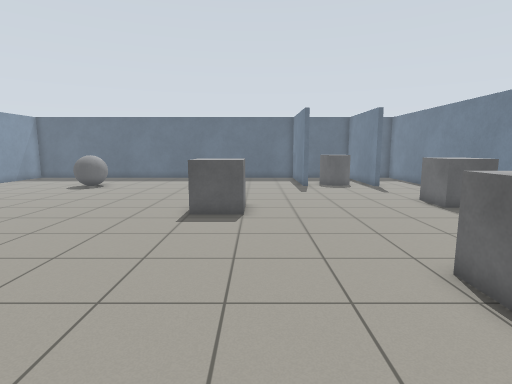
view 1 (above)

18 first-person views from a walk through a robot-simulator world made for Gazebo. The camera is 1.2 m above the floor, tilts 8° down and sees 80° across. The floor is counted in squares, 0.5 m on a side. Each view is taken from the middle of a square. On the plan, view 1 faces up. The plan holds only what a view shows up to about 18 squares ahead; the rest is blank. Gazebo's built-in surfaces are drawn with simple patterns. Simple shapes stand in for some stock models.

view 2
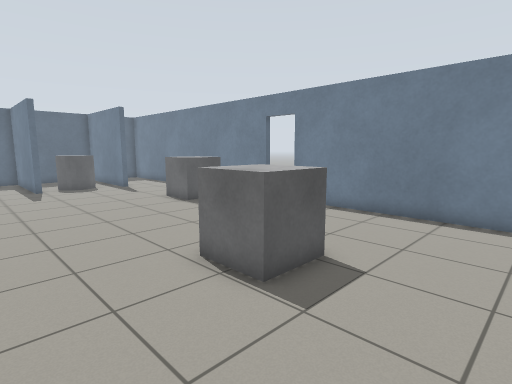

view 3
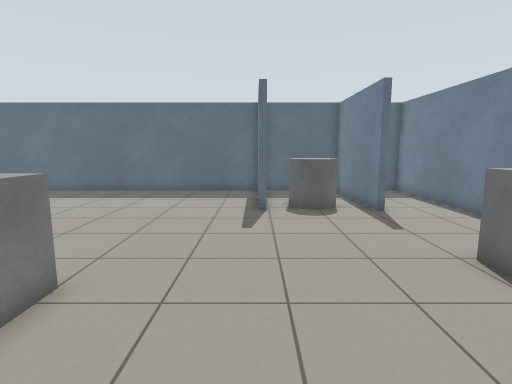

view 4
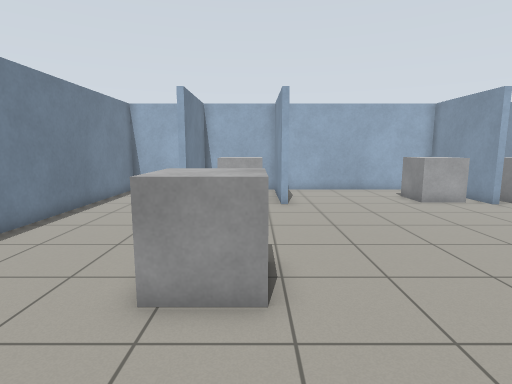

view 5
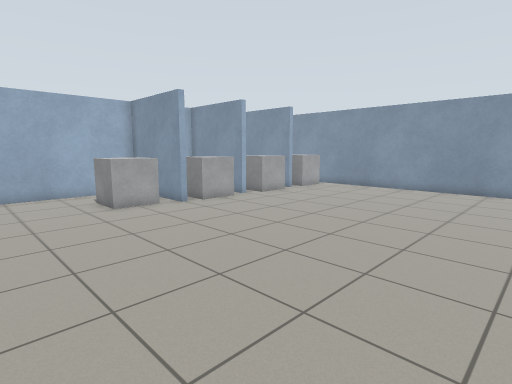

view 6
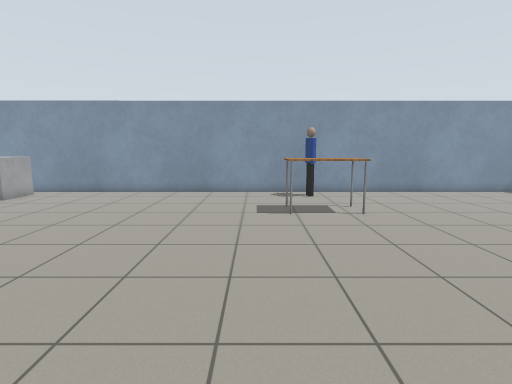

view 7
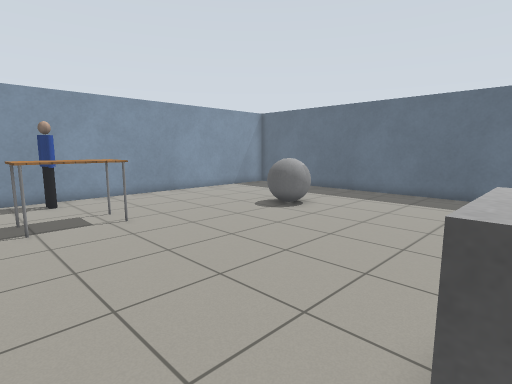

view 8
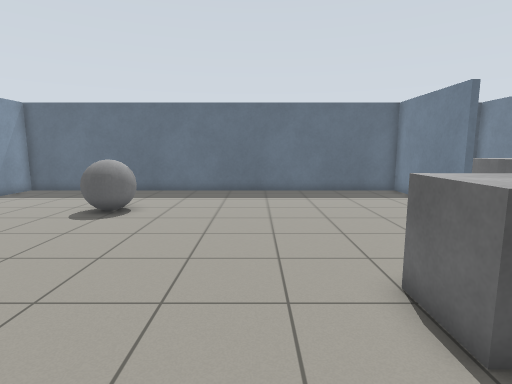

view 9
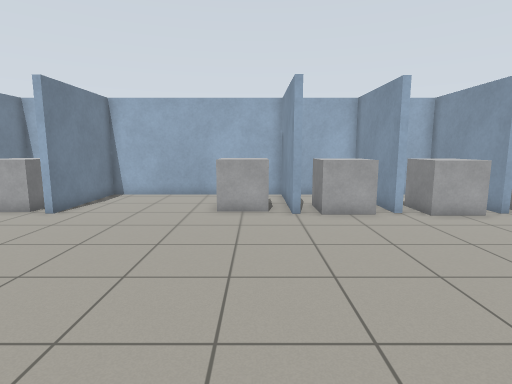

view 10
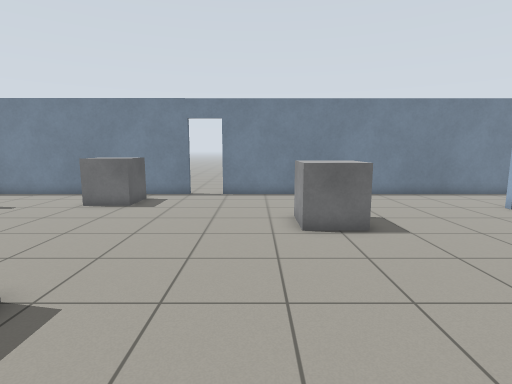

view 11
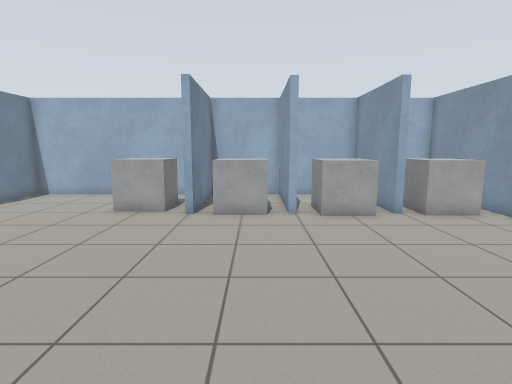

view 12
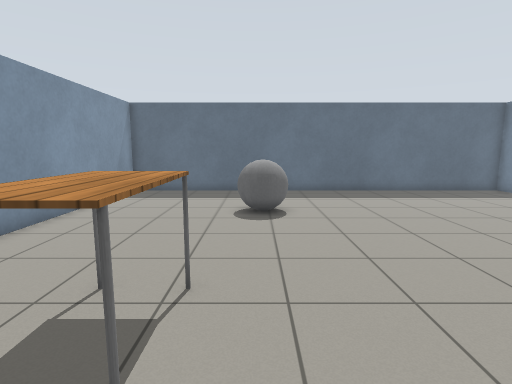

view 13
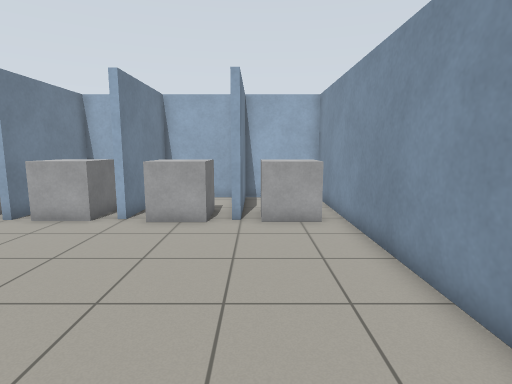

view 14
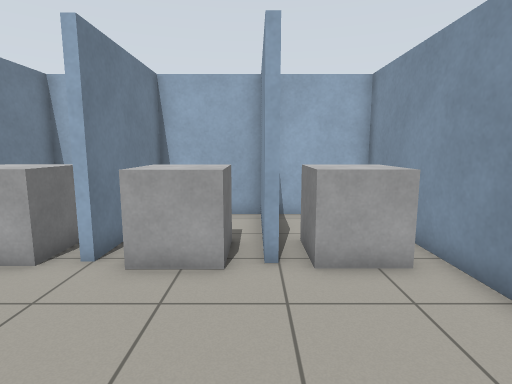

view 15
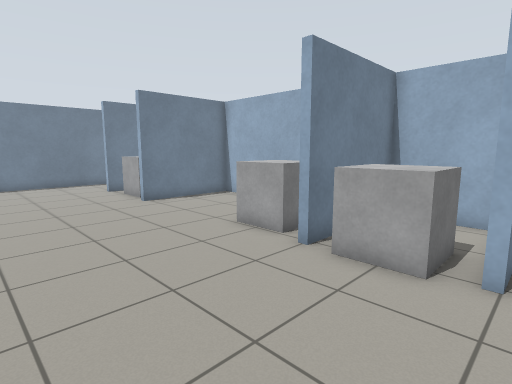

view 16
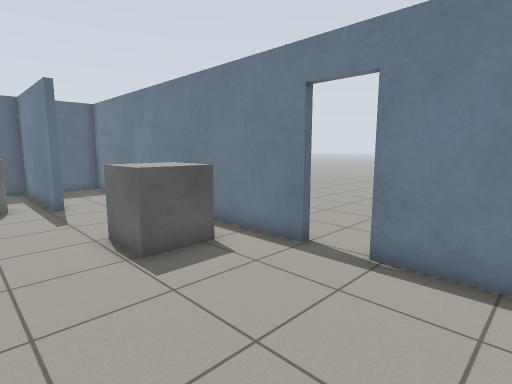

view 17
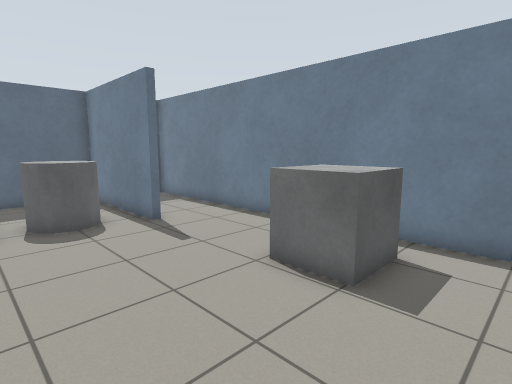

view 18
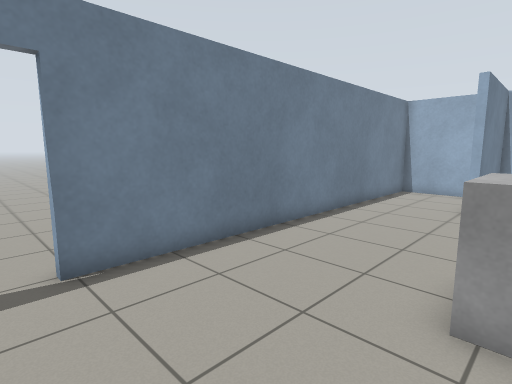

### Floor plan
Points are (right, up) in squares from view 1. A wall is a line through its corners. A room is listed if a view was taken in it or the views show most of it. See-through windows are left out.
Room 1 (views 1, 2, 3, 4, 5, 6, 7, 8, 9, 10, 11, 12, 13, 14, 15, 16, 17, 18)
walls: (3.1, 19.9) (3.1, 25.7) (-18.2, 25.7) (-18.1, -8.1) (-14.5, -8.1) (-14.5, -3.1); (11.3, 10.6) (11.3, 25.7) (9.3, 25.7); (-14.2, -3.1) (-14.2, -8.1) (-10.5, -8.1) (-10.5, -3.2) (-10.2, -3.2) (-10.2, -8.1) (-6.7, -8.1) (-6.7, -3.2) (-6.4, -3.2) (-6.4, -8.1) (2.6, -8.1) (2.6, -3.2) (2.9, -3.2) (2.9, -7.9); (8.1, 19.7) (7.7, 19.7) (7.7, 25.7) (3.6, 25.7); (2.9, -8.1) (7, -8.1) (7, -3.1); (8.1, -8.1) (11.3, -8.1) (11.3, 8.8)
ways out: open door at (11.3, 9.7)
objects: other object (-17, -5) to (-15, -3); person (-17, 12) to (-16, 12); other object (-13, -5) to (-12, -3); table (-13, 10) to (-12, 13); grey ball (-11, 19) to (-10, 20); other object (-9, -5) to (-8, -3); other object (-5, -5) to (-4, -4); grey box (-2, 11) to (-1, 13); other object (4, -5) to (5, -4); grey box (4, 4) to (6, 5); grey cylinder (5, 20) to (6, 21); grey box (8, 13) to (10, 14)

Positions as (right, up) in squares from view 1, and headings:
1: (0, 0), facing up
2: (0, 0), facing up-right
3: (3, 8), facing up
4: (4, 10), facing down
5: (1, 9), facing down-left
6: (-1, 9), facing left
7: (-2, 9), facing up-left
8: (-5, 8), facing up
9: (-5, 8), facing down
10: (-5, 7), facing right
11: (-9, 8), facing down
12: (-11, 8), facing up
13: (-15, 7), facing down
14: (-14, 3), facing down
15: (-11, 3), facing down-right
16: (5, 6), facing up-right
17: (3, 10), facing up-right
18: (5, 10), facing down-right
